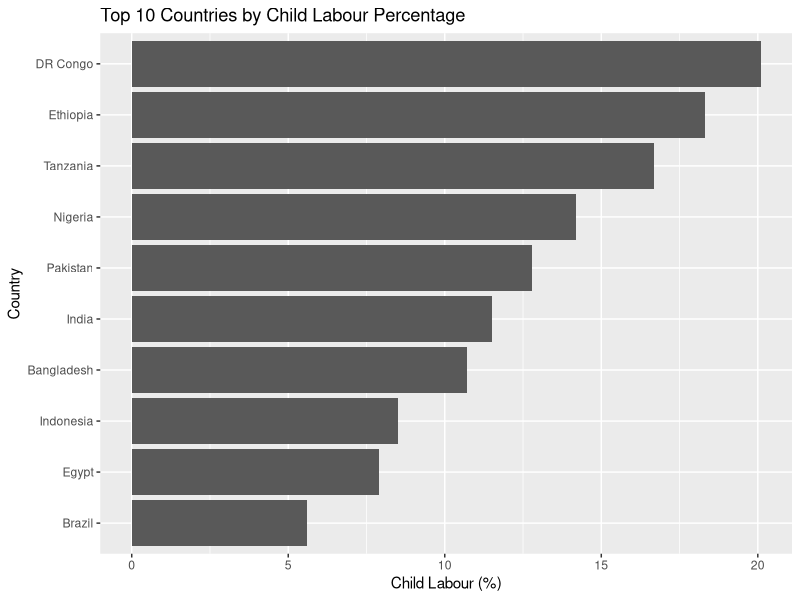
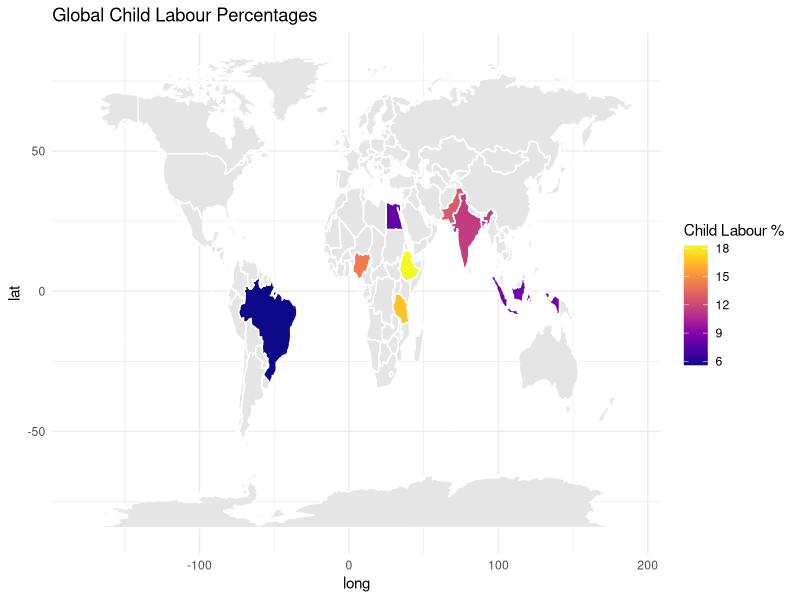
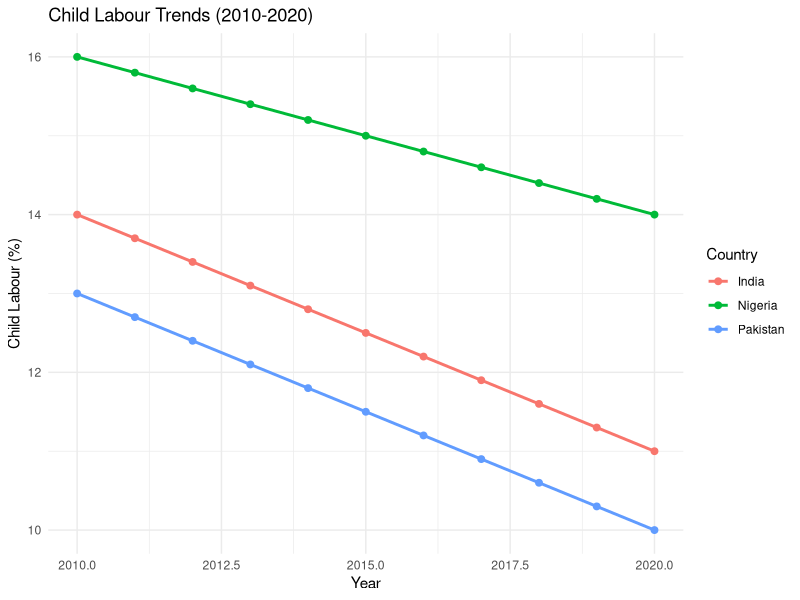
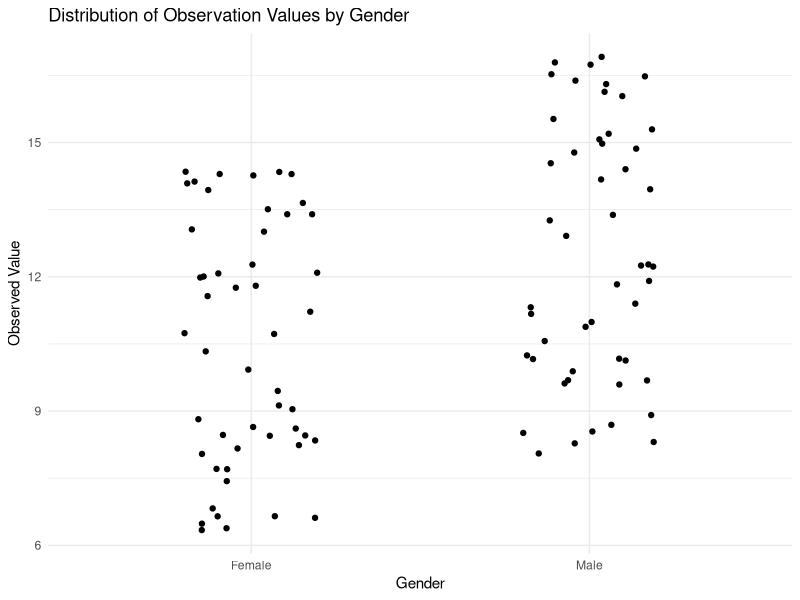

Write R code to recreate these figures, in order.
## ---- chunk 1
library(tidyverse)
library(ggplot2)
library(maps)
library(viridis)

# Create sample data for Top 10 countries
child_labour_country <- tibble(
  country = c("India", "Nigeria", "Pakistan", "Bangladesh", "Ethiopia", "DR Congo", "Indonesia", "Tanzania", "Egypt", "Brazil"),
  child_labour_percent = c(11.5, 14.2, 12.8, 10.7, 18.3, 20.1, 8.5, 16.7, 7.9, 5.6)
)

# Create sample world data
world_data <- map_data("world")
world_child_labour <- child_labour_country

# Create sample time series data
time_series_data <- tibble(
  year = rep(2010:2020, times = 3),
  country = rep(c("India", "Nigeria", "Pakistan"), each = 11),
  child_labour_percent = c(
    seq(14, 11, length.out = 11),
    seq(16, 14, length.out = 11),
    seq(13, 10, length.out = 11)
  )
)

# Create sample gender-based data
gender_labour_data <- tibble(
  sex = rep(c("Male", "Female"), each = 50),
  obs_value = c(runif(50, 8, 18), runif(50, 6, 15))
)
## ---- chunk 2
ggplot(child_labour_country, aes(x = reorder(country, child_labour_percent), y = child_labour_percent)) +
  geom_col() +
  coord_flip() +
  labs(title = "Top 10 Countries by Child Labour Percentage", x = "Country", y = "Child Labour (%)")
## ---- chunk 3
map_plot_data <- world_data %>%
  left_join(world_child_labour, by = c("region" = "country"))

ggplot(map_plot_data, aes(long, lat, group = group)) +
  geom_polygon(aes(fill = child_labour_percent), color = "white") +
  scale_fill_viridis(option = "C", na.value = "grey90") +
  labs(title = "Global Child Labour Percentages", fill = "Child Labour %") +
  theme_minimal()
## ---- chunk 4
ggplot(time_series_data, aes(x = year, y = child_labour_percent, color = country)) +
  geom_line(size = 1) +
  geom_point(size = 2) +
  labs(title = "Child Labour Trends (2010-2020)", x = "Year", y = "Child Labour (%)", color = "Country") +
  theme_minimal()
## ---- chunk 5
ggplot(gender_labour_data, aes(x = sex, y = obs_value)) +
  geom_jitter(width = 0.2, height = 0) +
  labs(title = "Distribution of Observation Values by Gender", x = "Gender", y = "Observed Value") +
  theme_minimal()
